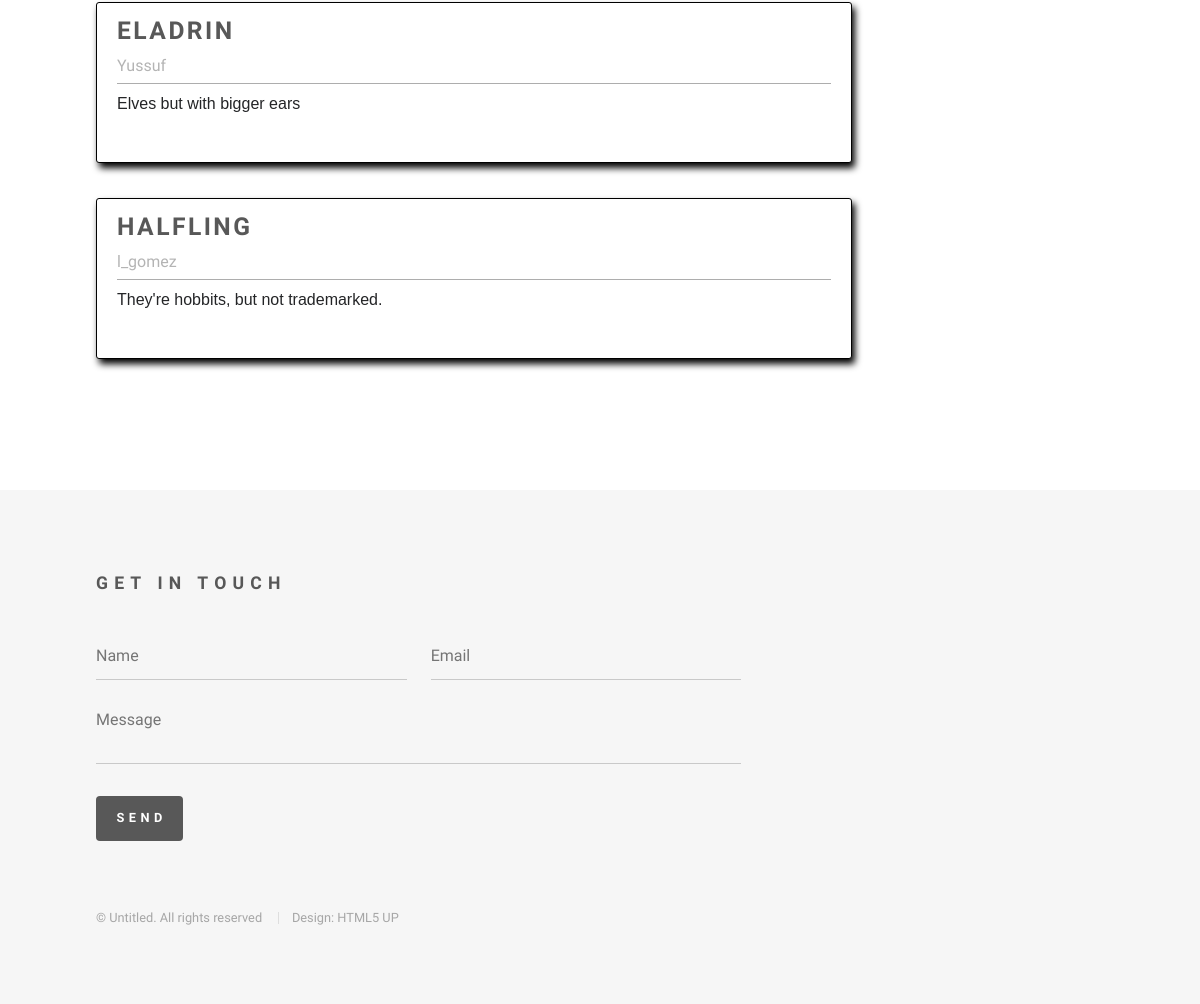
/races (signed in, lower part), run on an earlier commit of the app's database.
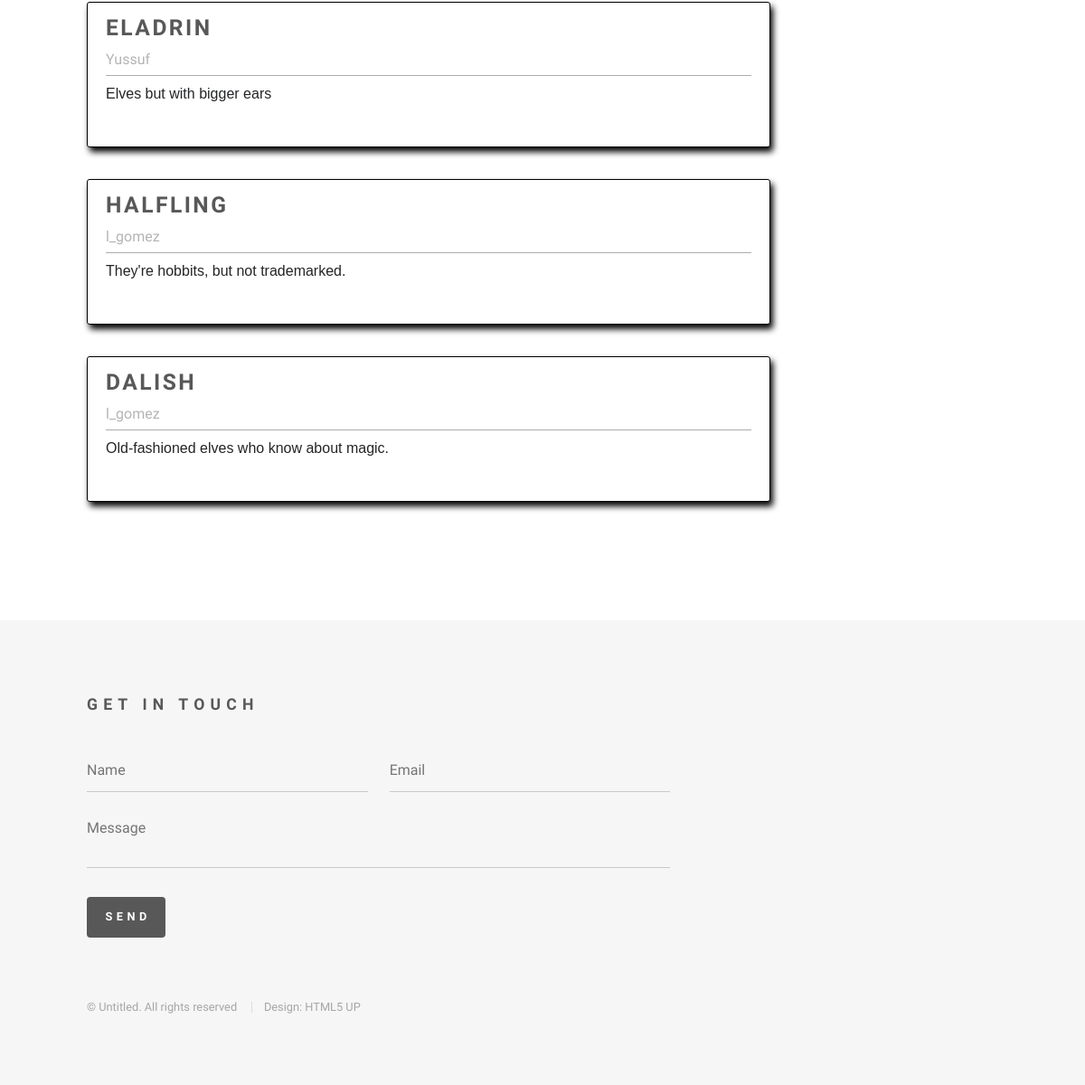
And on a later commit of the database.
### character_builder/models.py (models this page shows, shortened)
class Race(models.Model):
    SIZE_CHOICES = (
        ('T', "Tiny"),
        ('S', "Small"),
        ('M', "Medium"),
        ('L', "Large"),
        ('H', "Huge"),
        ('G', "Gargantuan")
    )
    name = models.CharField(max_length=100)
    description = RichTextField(config_name='HOMEBRU_TEXT_EDITOR')
    age = models.IntegerField()
    alignment = models.CharField(max_length=100)
    size = models.CharField(max_length=1, choices=SIZE_CHOICES, default='M')
    speed = models.IntegerField()
    author = models.ForeignKey(User, on_delete=models.CASCADE, related_name='races')
    date_posted = models.DateField(auto_now=True)
    def get_absolute_url(self):
        return reverse('race_detail', args=[str(self.id)])

### character_builder/Views/Race.py (the view)
# urls.py: path('races', RaceListView.as_view(), name="race_view"),
class RaceListView(ListView):
    model = Race
    template_name = TEMPLATE_FOLDER + 'race_list.html'
    context_object_name = "races"

### templates/character_builder/race_list.html (shortened to what this page needs)
{% extends "base.html" %}
{% block content %}
{% for race in races %}
<article class="media content-section">
    <div class="media-body">
        <div class="article-metadata">
            <h2 class="cardlabel"><a class="article-title" href="{{ race.get_absolute_url }}">{{ race.name }}</a>
            </h2>
            <small class="text-mute"><a href="{% url 'profile_content' race.author.username %}"
                    class="edit">{{ race.author }}</a></small>
        </div>
        <p class="article-content">{{ race.description|safe }}</p>
    </div>
</article>
{% endfor %}
{% endblock content %}

What changed in the data, as far as the page shows it:
added Race: name "DALISH", author "l_gomez", description "Old-fashioned elves who know about magic."
